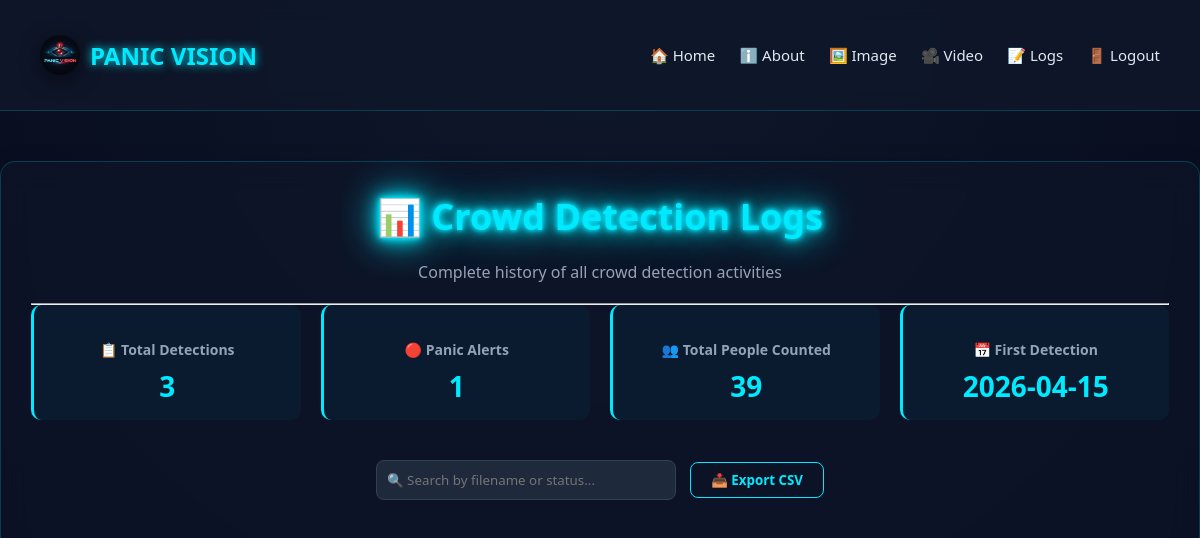
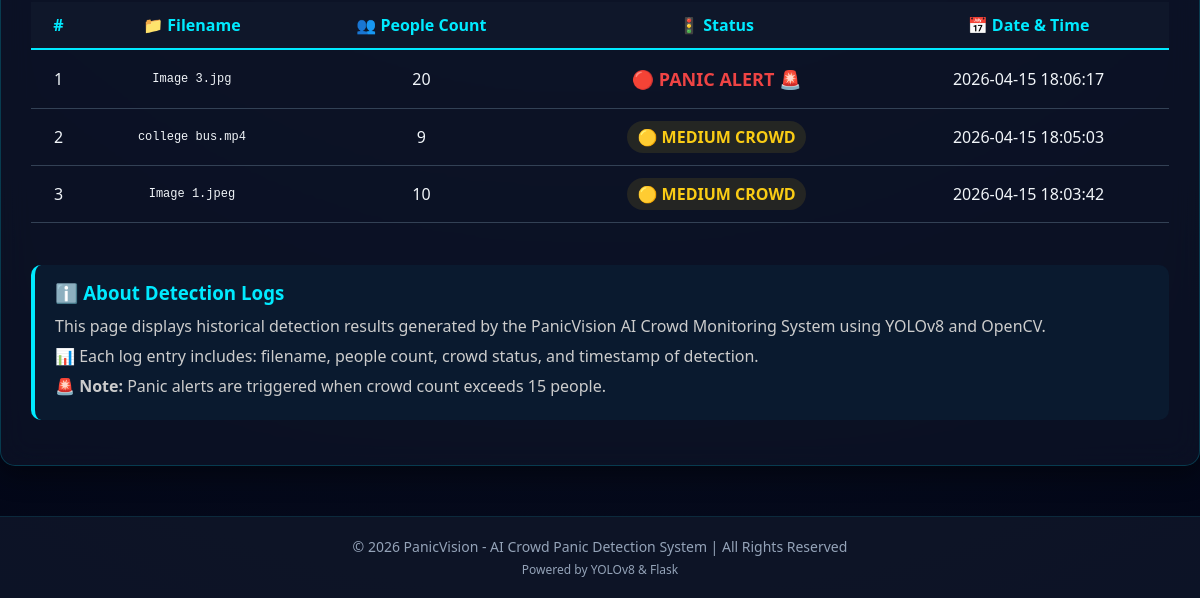
Page /logs (signed in) on the earlier database version (2 pictures, top to bottom).
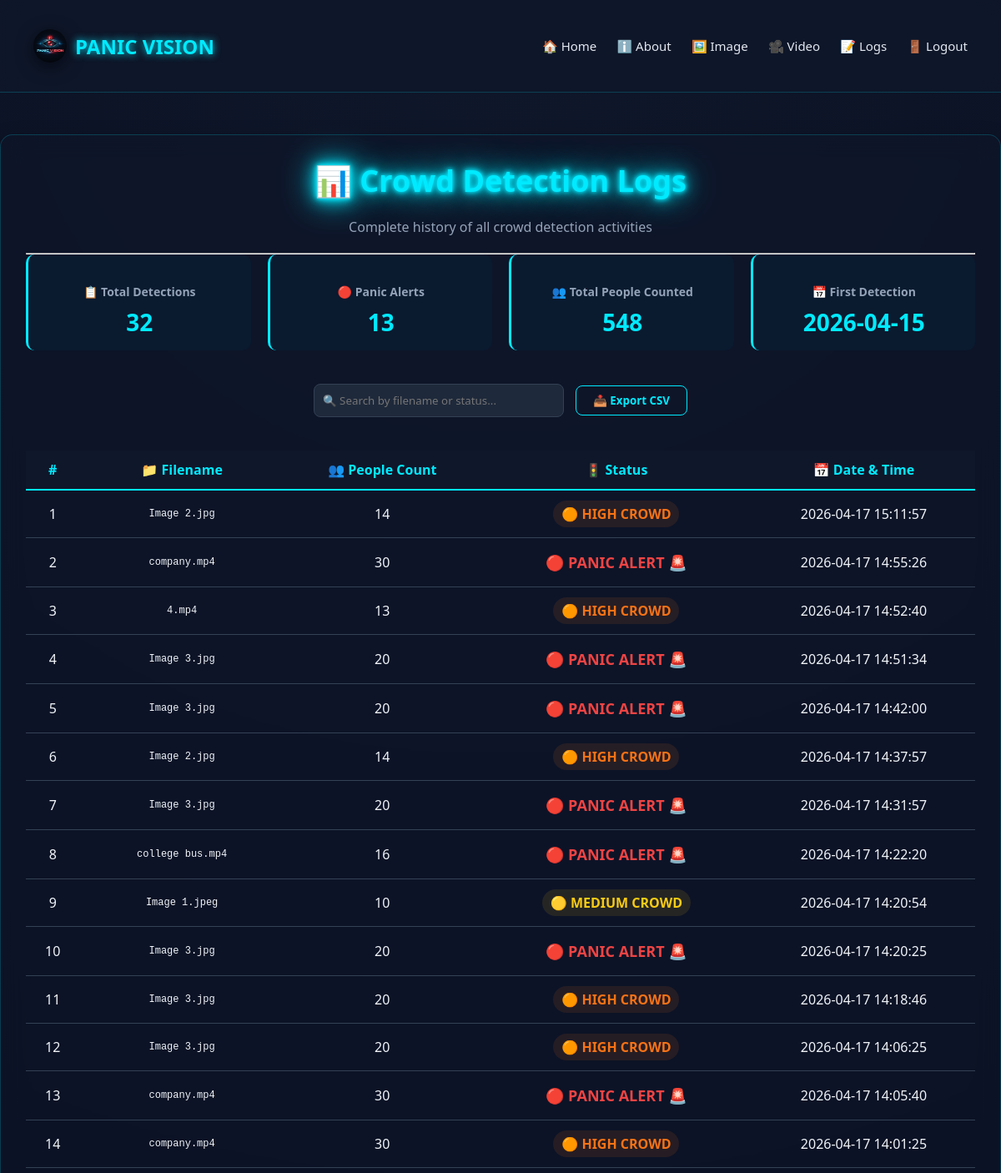
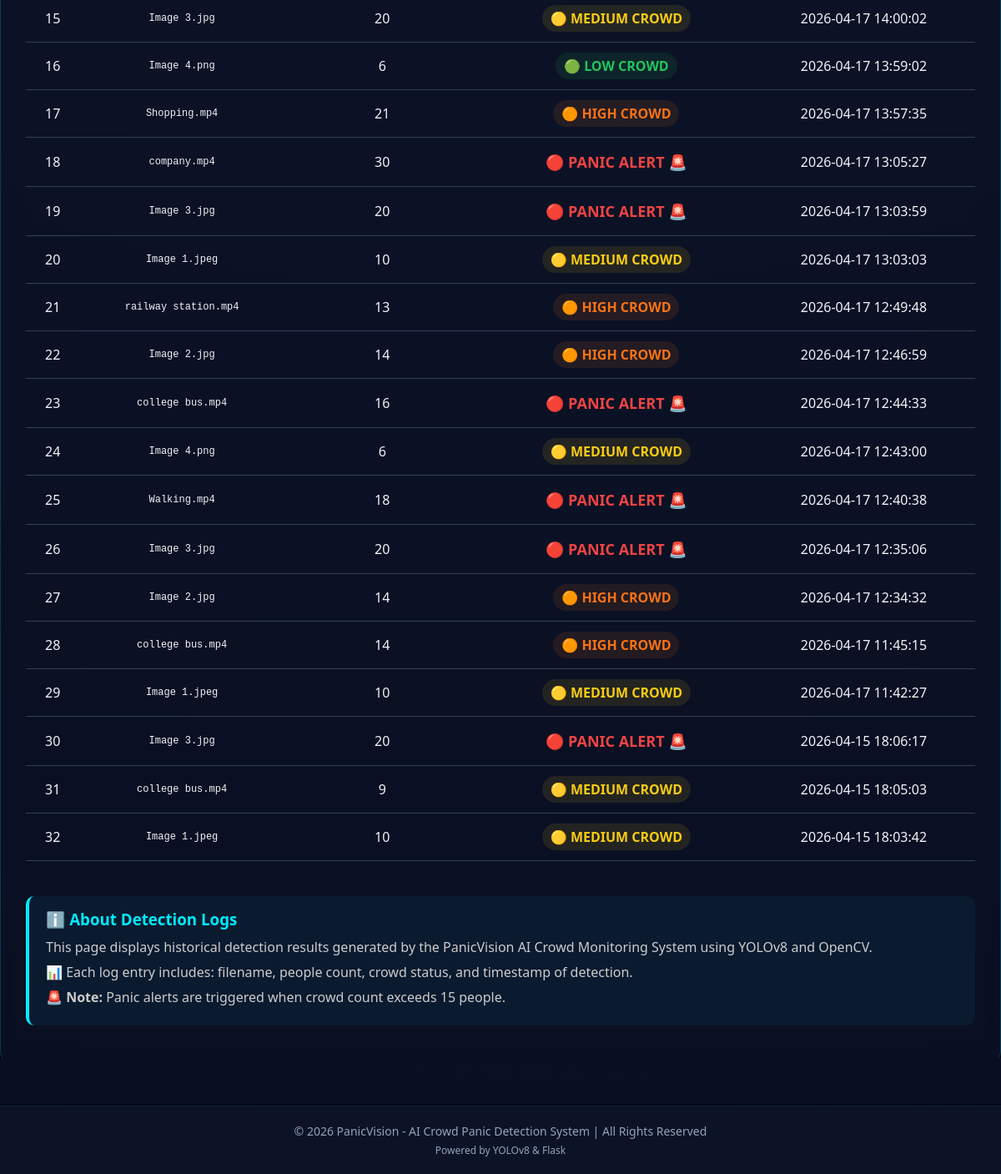
Same page on the later database version (2 pictures, top to bottom).
### tables this page shows
CREATE TABLE logs (
        id INTEGER PRIMARY KEY AUTOINCREMENT,
        filename TEXT,
        people INTEGER,
        status TEXT,
        timestamp DATETIME DEFAULT CURRENT_TIMESTAMP
    );

### app.py (the view)
@app.route("/logs")
@login_required
def logs():
    conn = sqlite3.connect(DATABASE)
    cursor = conn.cursor()
    cursor.execute("SELECT * FROM logs ORDER BY timestamp DESC LIMIT 100")
    log_data = cursor.fetchall()
    conn.close()
    return render_template("logs.html", logs=log_data)

### app.py (called while the page is built)
def login_required(f):
    @wraps(f)
    def wrapper(*args, **kwargs):
        if "user" not in session:
            return redirect(url_for("login"))
        return f(*args, **kwargs)
    return wrapper

### templates/logs.html (shortened to what this page needs)
<!DOCTYPE html>
<html lang="en">
<head>
    <link rel="stylesheet" href="{{ url_for('static', filename='style.css') }}">
</head>
<body>
<div class="navbar">
    <div style="display:flex; align-items:center; gap:10px;">
        <img src="{{ url_for('static', filename='images/logo.png') }}"
             width="40" height="40"
             style="border-radius:50%;"
             alt="PanicVision Logo">
        <h2 style="margin:0;">PANIC VISION</h2>
    </div>
    <div>
        {% if session.get('user') %}
            <a href="{{ url_for('home') }}">🏠 Home</a>
            <a href="{{ url_for('about') }}">ℹ️ About</a>
            <a href="{{ url_for('image') }}">🖼️ Image</a>
            <a href="{{ url_for('video') }}">🎥 Video</a>
            <a href="{{ url_for('logs') }}">📝 Logs</a>
            <a href="{{ url_for('logout') }}">🚪 Logout</a>
        {% else %}
            <a href="{{ url_for('login') }}">🔑 Login</a>
            <a href="{{ url_for('register') }}">📝 Register</a>
        {% endif %}
    </div>
</div>
<div class="container">
    <h1 class="cyber-title" style="font-size: 36px;">📊 Crowd Detection Logs</h1>
    <div class="subtitle">
        Complete history of all crowd detection activities
    </div>
    <hr>
    {% if logs %}
    {% set panic_count = logs|selectattr("3", "equalto", "PANIC ALERT 🚨")|list|length %}
    {% set total_people = logs|sum(attribute=2) %}
    <div class="stats-bar">
        <div class="stat-card">
            <h3>📋 Total Detections</h3>
            <p>{{ logs|length }}</p>
        </div>
        <div class="stat-card">
            <h3>🔴 Panic Alerts</h3>
            <p>{{ panic_count }}</p>
        </div>
        <div class="stat-card">
            <h3>👥 Total People Counted</h3>
            <p>{{ total_people }}</p>
        </div>
        <div class="stat-card">
            <h3>📅 First Detection</h3>
            <p>{{ logs[-1][4].split()[0] if logs else 'N/A' }}</p>
        </div>
    </div>
    <div class="search-box">
        <input type="text" id="searchInput" placeholder="🔍 Search by filename or status..." onkeyup="filterTable()">
        <button class="export-btn" onclick="exportToCSV()">📥 Export CSV</button>
    </div>
    {% endif %}
    <div class="logs-container">
        {% if logs %}
        <table class="logs-table" id="logsTable">
            <thead>
                <tr>
                    <th>#</th>
                    <th>📁 Filename</th>
                    <th>👥 People Count</th>
                    <th>🚦 Status</th>
                    <th>📅 Date & Time</th>
                </tr>
            </thead>
            <tbody>
                {% for log in logs %}
                <tr class="log-row">
                    <td>{{ loop.index }}</td>
                    <td class="filename">{{ log[1] }}</td>
                    <td>{{ log[2] }}</td>
                    <td>
                        {% if "LOW" in log[3] %}
                            <span class="low">🟢 {{ log[3] }}</span>
                        {% elif "MEDIUM" in log[3] %}
                            <span class="medium">🟡 {{ log[3] }}</span>
                        {% elif "HIGH" in log[3] %}
                            <span class="high">🟠 {{ log[3] }}</span>
                        {% elif "PANIC" in log[3] %}
                            <span class="panic">🔴 {{ log[3] }}</span>
                        {% else %}
                            <span>{{ log[3] }}</span>
                        {% endif %}
                    </td>
                    <td>{{ log[4] }}</td>
                </tr>
                {% endfor %}
            </tbody>
        </table>
        {% endif %}
    </div>
    <br>
    <div class="info-box" style="margin-top: 20px;">
        <h3>ℹ️ About Detection Logs</h3>
        <p>This page displays historical detection results generated by the PanicVision AI Crowd Monitoring System using YOLOv8 and OpenCV.</p>
        <p>📊 Each log entry includes: filename, people count, crowd status, and timestamp of detection.</p>
        <p>🚨 <strong>Note:</strong> Panic alerts are triggered when crowd count exceeds 15 people.</p>
    </div>
</div>
<div class="footer">
    <p>© 2026 PanicVision - AI Crowd Panic Detection System | All Rights Reserved</p>
    <p style="font-size: 12px; margin-top: 5px;">Powered by YOLOv8 & Flask</p>
</div>
</body>
</html>

### static/style.css (style rules this page uses)
* { margin: 0; padding: 0; box-sizing: border-box; font-family: "Segoe UI", Tahoma, Geneva, Verdana, sans-serif; }
body { background: radial-gradient(circle at top, #0f172a, #020617); color: #f1f5f9; min-height: 100vh; }
.navbar { background: rgba(15, 23, 42, 0.95); backdrop-filter: blur(10px); padding: 15px 40px; display: flex; justify-content: space-between; align-items: center; border-bottom: 1px solid rgba(0, 234, 255, 0.2); flex-wrap: wrap; gap: 15px; }
.navbar h2 { color: #00eaff; text-shadow: 0 0 10px #00eaff; font-weight: 600; display: flex; align-items: center; gap: 10px; margin: 0; }
.navbar a { color: #e2e8f0; margin-left: 20px; text-decoration: none; font-size: 15px; transition: 0.3s; }
.navbar img { width: 40px; height: 40px; border-radius: 50%; object-fit: cover; }
.container { max-width: 1200px; margin: 50px auto; padding: 30px; background: rgba(15, 23, 42, 0.6); border: 1px solid rgba(0, 234, 255, 0.2); backdrop-filter: blur(15px); border-radius: 15px; box-shadow: 0 10px 25px rgba(0, 0, 0, 0.4); }
h1 { text-align: center; margin-bottom: 15px; color: #00eaff; }
.cyber-title { font-size: 48px; font-weight: 800; text-align: center; color: #00eaff; text-shadow: 0 0 5px #00eaff, 0 0 10px #00eaff, 0 0 20px #00eaff, 0 0 40px #00eaff; margin-bottom: 20px; }
h2 { color: #f1f5f9; margin-bottom: 15px; }
h3 { margin-top: 20px; margin-bottom: 10px; color: #00eaff; }
.subtitle { text-align: center; color: #94a3b8; margin-bottom: 20px; }
input[type="file"], input[type="text"], input[type="password"], input[type="email"] { width: 80%; padding: 10px; border-radius: 8px; border: 1px solid #334155; margin-top: 10px; background: #1e293b; color: #f1f5f9; transition: 0.3s; }
button { background: transparent; border: 1px solid #00eaff; color: #00eaff; padding: 10px 20px; border-radius: 8px; cursor: pointer; font-weight: 600; transition: 0.3s; }
img { display: block; margin: 20px auto; border-radius: 12px; box-shadow: 0 5px 20px rgba(0, 0, 0, 0.5); max-width: 100%; height: auto; }
.low { color: #22c55e; font-weight: bold; }
.medium { color: #facc15; font-weight: bold; }
.high { color: #f97316; font-weight: bold; }
.panic { color: #ef4444 !important; font-weight: bold; font-size: 18px; background: transparent !important; animation: blink 1s infinite; }
table { width: 100%; border-collapse: collapse; margin-top: 20px; }
table th, table td { padding: 12px; border-bottom: 1px solid #334155; text-align: center; }
table th { background: #0f172a; color: #00eaff; }
a { color: #00eaff; text-decoration: none; }
.footer { text-align: center; padding: 20px; margin-top: 40px; font-size: 14px; color: #94a3b8; border-top: 1px solid rgba(0, 234, 255, 0.1); background: rgba(15, 23, 42, 0.8); }
.info-box { background: #0a1a2f; padding: 15px 20px; border-radius: 10px; margin: 15px 0; border-left: 4px solid #00eaff; }
.info-box h3 { margin-top: 0; margin-bottom: 10px; }
.info-box p { margin: 8px 0; color: #ccc; }

Differences in the rows shown:
added logs: filename "Image 2.jpg", people "14", status "HIGH CROWD", timestamp "2026-04-17 15:11:57"
added logs: filename "company.mp4", people "30", status "PANIC ALERT 🚨", timestamp "2026-04-17 14:55:26"
added logs: filename "4.mp4", people "13", status "HIGH CROWD", timestamp "2026-04-17 14:52:40"
added logs: filename "Image 3.jpg", people "20", status "PANIC ALERT 🚨", timestamp "2026-04-17 14:51:34"
added logs: filename "Image 3.jpg", people "20", status "PANIC ALERT 🚨", timestamp "2026-04-17 14:42:00"
added logs: filename "Image 2.jpg", people "14", status "HIGH CROWD", timestamp "2026-04-17 14:37:57"
added logs: filename "Image 3.jpg", people "20", status "PANIC ALERT 🚨", timestamp "2026-04-17 14:31:57"
added logs: filename "college bus.mp4", people "16", status "PANIC ALERT 🚨", timestamp "2026-04-17 14:22:20"
added logs: filename "Image 1.jpeg", people "10", status "MEDIUM CROWD", timestamp "2026-04-17 14:20:54"
added logs: filename "Image 3.jpg", people "20", status "PANIC ALERT 🚨", timestamp "2026-04-17 14:20:25"
added logs: filename "Image 3.jpg", people "20", status "HIGH CROWD", timestamp "2026-04-17 14:18:46"
added logs: filename "Image 3.jpg", people "20", status "HIGH CROWD", timestamp "2026-04-17 14:06:25"
added logs: filename "company.mp4", people "30", status "PANIC ALERT 🚨", timestamp "2026-04-17 14:05:40"
added logs: filename "company.mp4", people "30", status "HIGH CROWD", timestamp "2026-04-17 14:01:25"
added logs: filename "Image 3.jpg", people "20", status "MEDIUM CROWD", timestamp "2026-04-17 14:00:02"
added logs: filename "Image 4.png", people "6", status "LOW CROWD", timestamp "2026-04-17 13:59:02"
added logs: filename "Shopping.mp4", people "21", status "HIGH CROWD", timestamp "2026-04-17 13:57:35"
added logs: filename "company.mp4", people "30", status "PANIC ALERT 🚨", timestamp "2026-04-17 13:05:27"
added logs: filename "Image 3.jpg", people "20", status "PANIC ALERT 🚨", timestamp "2026-04-17 13:03:59"
added logs: filename "Image 1.jpeg", people "10", status "MEDIUM CROWD", timestamp "2026-04-17 13:03:03"
added logs: filename "railway station.mp4", people "13", status "HIGH CROWD", timestamp "2026-04-17 12:49:48"
added logs: filename "Image 2.jpg", people "14", status "HIGH CROWD", timestamp "2026-04-17 12:46:59"
added logs: filename "college bus.mp4", people "16", status "PANIC ALERT 🚨", timestamp "2026-04-17 12:44:33"
added logs: filename "Image 4.png", people "6", status "MEDIUM CROWD", timestamp "2026-04-17 12:43:00"
added logs: filename "Walking.mp4", people "18", status "PANIC ALERT 🚨", timestamp "2026-04-17 12:40:38"
added logs: filename "Image 3.jpg", people "20", status "PANIC ALERT 🚨", timestamp "2026-04-17 12:35:06"
added logs: filename "Image 2.jpg", people "14", status "HIGH CROWD", timestamp "2026-04-17 12:34:32"
added logs: filename "college bus.mp4", people "14", status "HIGH CROWD", timestamp "2026-04-17 11:45:15"
added logs: filename "Image 1.jpeg", people "10", status "MEDIUM CROWD", timestamp "2026-04-17 11:42:27"
Other differences:
{{ logs|length }}: "3" → "32"
{{ panic_count }}: "1" → "13"
{{ total_people }}: "39" → "548"
